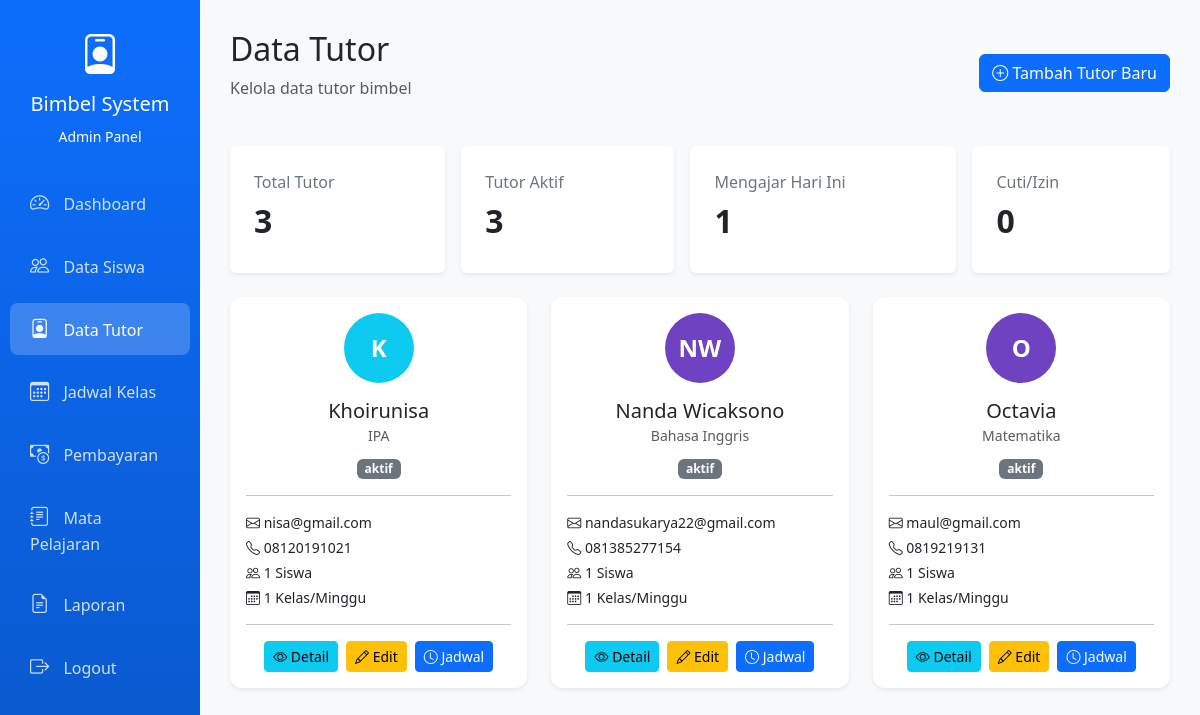
The app's page /admin/tutor.php (signed in) with its own data.
### tables this page shows
CREATE TABLE `tutor` (
  `id_tutor` int NOT NULL,
  `nama_tutor` varchar(100) NOT NULL,
  `email` varchar(100) NOT NULL,
  `telepon` varchar(20) DEFAULT NULL,
  `id_mapel` int NOT NULL,
  `pendidikan` varchar(100) NOT NULL,
  `pengalaman` int NOT NULL,
  `alamat` text NOT NULL,
  `status` enum('aktif','nonaktif','cuti') DEFAULT 'aktif',
  `created_at` timestamp NULL DEFAULT CURRENT_TIMESTAMP,
  `foto` varchar(255) DEFAULT NULL
);

CREATE TABLE `mapel` (
  `id_mapel` int NOT NULL,
  `nama_mapel` varchar(50) DEFAULT NULL,
  `kode_mapel` varchar(20) DEFAULT NULL,
  `jenjang` enum('SD','SMP','SMA') DEFAULT NULL,
  `kurikulum` varchar(50) DEFAULT NULL,
  `deskripsi` text,
  `status` enum('Aktif','Nonaktif') DEFAULT 'Aktif',
  `created_at` timestamp NULL DEFAULT CURRENT_TIMESTAMP,
  `updated_at` datetime DEFAULT NULL
);

### admin/tutor.php (the view, shortened to what this page needs)
<?php
require "../config.php";
$totalTutor = mysqli_fetch_assoc(
    mysqli_query($conn, "SELECT COUNT(*) total FROM tutor")
)['total'];
$tutorAktif = mysqli_fetch_assoc(
    mysqli_query($conn, "SELECT COUNT(*) total FROM tutor WHERE status='Aktif'")
)['total'];
$tutorCuti = mysqli_fetch_assoc(
    mysqli_query($conn, "SELECT COUNT(*) total FROM tutor WHERE status='Cuti'")
)['total'];
$mengajarHariIni = mysqli_fetch_assoc(
    mysqli_query($conn, "
        SELECT COUNT(DISTINCT id_tutor) total
        FROM jadwal
        WHERE tanggal = CURDATE()
    ")
)['total'] ?? 0;
$q = mysqli_query($conn, "
    SELECT
        t.id_tutor,
        t.nama_tutor,
        t.email,
        t.telepon,
        t.status,
        m.nama_mapel,
        COUNT(DISTINCT k.id_kelas) AS kelas_minggu,
        COUNT(DISTINCT s.id_siswa) AS jumlah_siswa
    FROM tutor t
    LEFT JOIN mapel m ON t.id_mapel = m.id_mapel
    LEFT JOIN jadwal k ON t.id_tutor = k.id_tutor
    LEFT JOIN siswa s ON k.id_kelas = s.id_kelas
    GROUP BY t.id_tutor
");
?>
<!DOCTYPE html>
<html lang="id">
<head>
    <link href="https://cdn.jsdelivr.net/npm/bootstrap@5.3.0/dist/css/bootstrap.min.css" rel="stylesheet">
    <link rel="stylesheet" href="https://cdn.jsdelivr.net/npm/bootstrap-icons@1.10.0/font/bootstrap-icons.css">
    <link rel="stylesheet" href="../assets/css/style.css">
</head>
<body>
    <div class="container-fluid">
        <div class="row">
            <div class="col-md-2 sidebar p-0">
                <div class="text-center text-white py-4">
                    <i class="bi bi-person-badge" style="font-size: 2.5rem;"></i>
                    <h5 class="mt-2">Bimbel System</h5>
                    <small>Admin Panel</small>
                </div>
                <nav class="nav flex-column">
                    <a class="nav-link" href="dashboardadmin.php"><i class="bi bi-speedometer2"></i> Dashboard</a>
                    <a class="nav-link" href="siswa.php"><i class="bi bi-people"></i> Data Siswa</a>
                    <a class="nav-link active" href="tutor.php"><i class="bi bi-person-badge"></i> Data Tutor</a>
                    <a class="nav-link" href="kelas.php"><i class="bi bi-calendar3"></i> Jadwal Kelas</a>
                    <a class="nav-link" href="pembayaran.php"><i class="bi bi-cash-coin"></i> Pembayaran</a>
                    <a class="nav-link" href="mapel.php"><i class="bi bi-journal-text"></i> Mata Pelajaran</a>
                    <a class="nav-link" href="laporan.php"><i class="bi bi-file-earmark-text"></i> Laporan</a>
                    <a class="nav-link" href="../logout.php"><i class="bi bi-box-arrow-right"></i> Logout</a>
                </nav>
            </div>
            <div class="col-md-10 content-wrapper">
                <div class="page-header d-flex justify-content-between align-items-center">
                    <div>
                        <h2>Data Tutor</h2>
                        <p class="text-muted">Kelola data tutor bimbel</p>
                    </div>
                    <a href="tambahtutor.php" class="btn btn-primary">
                        <i class="bi bi-plus-circle"></i> Tambah Tutor Baru
                    </a>
                </div>
                <div class="d-flex gap-3 mt-4">
                    <div class="p-4 rounded shadow-sm bg-white flex-fill">
                        <p class="text-secondary m-0">Total Tutor</p>
                        <h2 class="fw-bold mt-2"><?= $totalTutor ?></h2>
                    </div>
                    <div class="p-4 rounded shadow-sm bg-white flex-fill">
                        <p class="text-secondary m-0">Tutor Aktif</p>
                        <h2 class="fw-bold mt-2"><?= $tutorAktif ?></h2>
                    </div>
                    <div class="p-4 rounded shadow-sm bg-white flex-fill">
                        <p class="text-secondary m-0">Mengajar Hari Ini</p>
                        <h2 class="fw-bold mt-2"><?= $mengajarHariIni ?></h2>
                    </div>
                    <div class="p-4 rounded shadow-sm bg-white flex-fill">
                        <p class="text-secondary m-0">Cuti/Izin</p>
                        <h2 class="fw-bold mt-2"><?= $tutorCuti ?></h2>
                    </div>
                </div> <br>
                <div class="row">
                    <?php while ($row = mysqli_fetch_assoc($q)) : ?>
                        <?php
                        $namaParts = explode(" ", $row['nama_tutor']);
                        $inisial = strtoupper($namaParts[0][0] . ($namaParts[1][0] ?? ''));
                        $colors = ["#0d6efd", "#198754", "#dc3545", "#ffc107", "#20c997", "#0dcaf0", "#6f42c1"];
                        $color = $colors[array_rand($colors)];
                        ?>
                        <div class="col-md-4 mb-4">
                            <div class="card shadow-sm" style="border-radius: 12px;">
                                <div class="card-body text-center">
                                    <div style="
                    margin: 0 auto;
                    width: 70px;
                    height: 70px;
                    border-radius: 50%;
                    background: <?= $color ?>;
                    display:flex;
                    align-items:center;
                    justify-content:center;
                    color: white;
                    font-weight: 600;
                    font-size: 24px;">
                                        <?= $inisial ?>
                                    </div>
                                    <h5 class="mt-3 mb-0"><?= $row['nama_tutor'] ?></h5>
                                    <small class="text-muted"><?= $row['nama_mapel'] ?></small>
                                    <div class="mt-2">
                                        <?php if ($row['status'] == "Aktif") : ?>
                                            <span class="badge bg-success">Aktif</span>
                                        <?php elseif ($row['status'] == "Cuti") : ?>
                                            <span class="badge bg-warning">Cuti</span>
                                        <?php else : ?>
                                            <span class="badge bg-secondary"><?= $row['status'] ?></span>
                                        <?php endif; ?>
                                    </div>
                                    <hr>
                                    <div class="text-start small">
                                        <p class="mb-1">
                                            <i class="bi bi-envelope"></i> <?= $row['email'] ?>
                                        </p>
                                        <p class="mb-1">
                                            <i class="bi bi-telephone"></i> <?= $row['telepon'] ?>
                                        </p>
                                        <p class="mb-1">
                                            <i class="bi bi-people"></i> <?= $row['jumlah_siswa'] ?> Siswa
                                        </p>
                                        <p class="mb-1">
                                            <i class="bi bi-calendar3"></i> <?= $row['kelas_minggu'] ?> Kelas/Minggu
                                        </p>
                                    </div>
                                    <hr>
                                    <div class="d-flex justify-content-center gap-2">
                                        <a href="tutor-detail.php?id_tutor=<?= $row['id_tutor'] ?>"
                                            class="btn btn-sm btn-info">
                                            <i class="bi bi-eye"></i> Detail
                                        </a>
                                        <a href="tutor-edit.php?id_tutor=<?= $row['id_tutor'] ?>" class="btn btn-sm btn-warning">
                                            <i class="bi bi-pencil"></i> Edit
                                        </a>
                                        <a href="tutor-jadwal.php?id_tutor=<?= $row['id_tutor'] ?>" class="btn btn-sm btn-primary">
                                            <i class="bi bi-clock"></i> Jadwal
                                        </a>
                                    </div>
                                </div>
                            </div>
                        </div>
                    <?php endwhile; ?>
                </div>
            </div>
        </div>
    </div>
</body>
</html>

### assets/css/style.css (style rules this page uses)
body { font-family: 'Segoe UI', Tahoma, Geneva, Verdana, sans-serif; }
.sidebar { min-height: 100vh; background: linear-gradient(180deg, #0d6efd 0%, #0a58ca 100%); }
.sidebar .nav-link { color: rgba(255, 255, 255, 0.8); padding: 12px 20px; margin: 5px 10px; border-radius: 8px; transition: all 0.3s; }
.sidebar .nav-link:hover, .sidebar .nav-link.active { background-color: rgba(255, 255, 255, 0.2); color: white; }
.sidebar .nav-link i { margin-right: 10px; font-size: 1.2rem; }
.card { border: none; border-radius: 12px; box-shadow: 0 2px 8px rgba(0, 0, 0, 0.1); transition: transform 0.3s; }
.content-wrapper { padding: 30px; background-color: #f8f9fa; min-height: 100vh; }
.page-header { margin-bottom: 30px; }

### records on screen
tutor: nama_tutor "K", nama_tutor "Khoirunisa", id_mapel.nama_mapel "IPA", status "aktif", email "nisa@gmail.com", telepon "08120191021", jumlah_siswa "1", kelas_minggu "1"
tutor: nama_tutor "NW", nama_tutor "Nanda Wicaksono", id_mapel.nama_mapel "Bahasa Inggris", status "aktif", email "nandasukarya22@gmail.com", telepon "081385277154", jumlah_siswa "1", kelas_minggu "1"
tutor: nama_tutor "O", nama_tutor "Octavia", id_mapel.nama_mapel "Matematika", status "aktif", email "maul@gmail.com", telepon "0819219131", jumlah_siswa "1", kelas_minggu "1"

### other values on screen
$totalTutor "3"
$tutorAktif "3"
$mengajarHariIni "1"
$tutorCuti "0"
